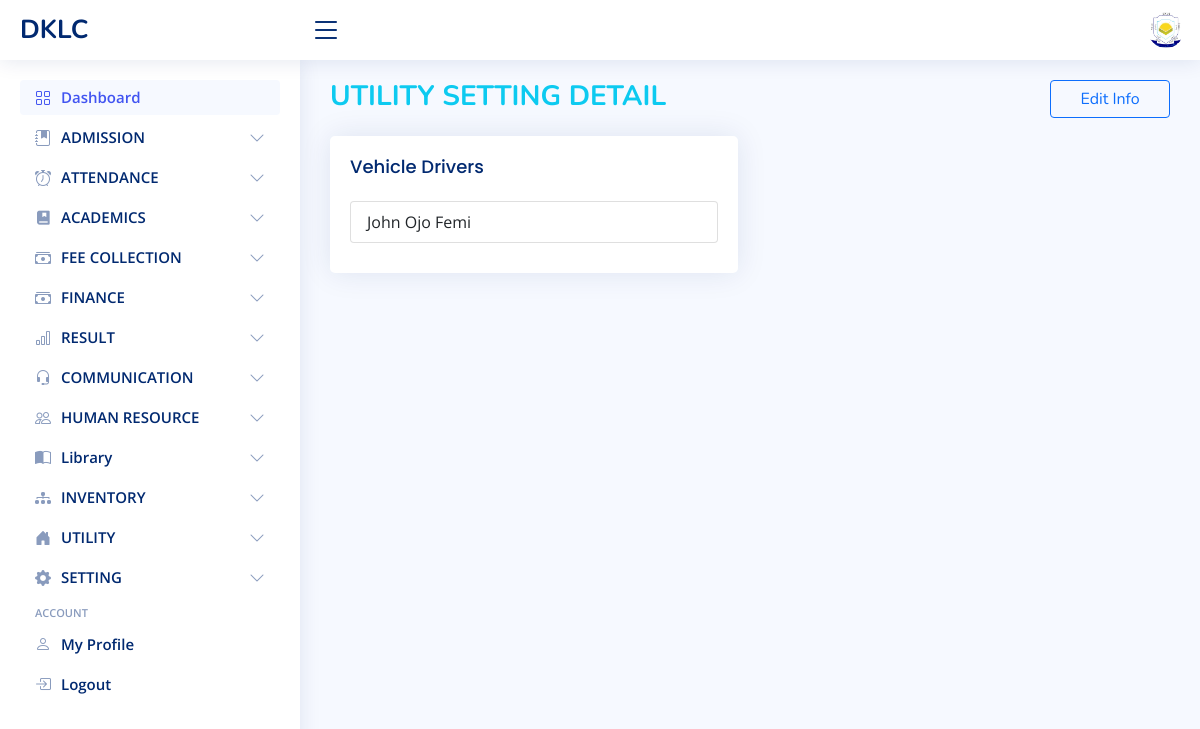
/utility/utility-info (signed in), run on the app's committed database.
### school_setting/models.py (models this page shows)
class SchoolGeneralInfoModel(models.Model):
    name = models.CharField(max_length=250)
    short_name = models.CharField(max_length=50)
    website = models.CharField(max_length=200)
    motto = models.CharField(max_length=250)
    SCHOOL_TYPE = (
        ('pri', 'PRIMARY'), ('sec', 'SECONDARY'), ('mix', 'MIXED')
    )
    school_type = models.CharField(max_length=200, choices=SCHOOL_TYPE)
    logo = models.FileField(upload_to='images/logo', blank=True)
    mobile_1 = models.CharField(max_length=20)
    mobile_2 = models.CharField(max_length=20, null=True, blank=True)
    email = models.EmailField()
    address = models.CharField(max_length=255)
    separate_school_section = models.BooleanField(default=True)
    TYPE = (
        ('pri', 'PRIMARY'), ('sec', 'SECONDARY'), ('mix', 'MIXED')
    )
    type = models.CharField(max_length=200, choices=TYPE)
    user = models.ForeignKey(User, on_delete=models.SET_NULL, null=True, blank=True)
    def __str__(self):
        return self.short_name.upper()

### human_resource/models.py (models this page shows, shortened)
class StaffModel(models.Model):
    surname = models.CharField(max_length=50)
    middle_name = models.CharField(max_length=50, null=True, blank=True, default='')
    last_name = models.CharField(max_length=50)
    image = models.FileField(upload_to='images/staff_images', blank=True, null=True)
    residential_address = models.CharField(max_length=200, blank=True, null=True)
    mobile = models.CharField(max_length=20, blank=True, null=True)
    email = models.EmailField(max_length=100, null=True, blank=True)
    state = models.CharField(max_length=100, null=True, blank=True)
    lga = models.CharField(max_length=100, null=True, blank=True)
    date_of_birth = models.DateField(null=True, blank=True)
    GENDER = (
        ('MALE', 'MALE'), ('FEMALE', 'FEMALE')
    )
    gender = models.CharField(max_length=10, choices=GENDER)
    MARITAL_STATUS = (
        ('single', 'SINGLE'), ('married', 'MARRIED'), ('widowed', 'WIDOWED'), ('separated', 'SEPARATED')
    )
    marital_status = models.CharField(max_length=30, choices=MARITAL_STATUS, null=True, blank=True)
    RELIGION = (
        ('christianity', 'CHRISTIANITY'), ('islam', 'ISLAM'), ('others', 'OTHERS')
    )
    religion = models.CharField(max_length=30, choices=RELIGION, null=True, blank=True)
    department = models.ForeignKey(DepartmentModel, on_delete=models.CASCADE, related_name='department_staffs')
    position = models.ForeignKey(PositionModel, on_delete=models.CASCADE, related_name='position_staffs')
    group = models.ForeignKey(Group, on_delete=models.CASCADE)
    staff_id = models.CharField(max_length=100, blank=True, null=True)
    employment_date = models.DateField(blank=True, null=True)
    cv = models.FileField(upload_to='staff/cv', null=True, blank=True)
    salary = models.BigIntegerField(blank=True, null=True, default=0)
    bank_name = models.CharField(max_length=100, null=True, blank=True)
    account_name = models.CharField(max_length=100, null=True, blank=True)
    account_number = models.CharField(max_length=50, null=True, blank=True)
    BG = (
        ('a+', 'A+'), ('a-', 'A-'), ('b+', 'B+'), ('b-', 'B-'), ('ab+', 'AB+'), ('ab-', 'AB-'), ('o+', 'O+'),
        ('o-', 'O-'),
    )
    blood_group = models.CharField(max_length=20, null=True, choices=BG, blank=True)
    GENOTYPE = (
        ('aa', 'AA'), ('as', 'AS'), ('ac', 'AC'), ('ss', 'SS')
    )
    genotype = models.CharField(max_length=20, null=True, blank=True, choices=GENOTYPE)
    age = models.IntegerField(null=True, blank=True)
    health_issues = models.TextField(null=True, blank=True)
    status = models.CharField(max_length=30, blank=True, default='active')
    can_teach = models.BooleanField(default=True, blank=True)
    barcode = models.FileField(upload_to='barcode/staff', null=True, blank=True)
    TYPE = (
        ('pri', 'PRIMARY'), ('sec', 'SECONDARY')
    )
    type = models.CharField(max_length=10, choices=TYPE, blank=True)
    user = models.ForeignKey(User, on_delete=models.SET_NULL, null=True, blank=True)
    updated_by = models.ForeignKey(User, on_delete=models.SET_NULL, null=True, blank=True,
                                   related_name='staff_updated_by')
    created_at = models.DateTimeField(auto_now_add=True, blank=True, null=True)
    updated_at = models.DateTimeField(auto_now=True, blank=True, null=True)
    def __str__(self):
        if self.middle_name:
            return self.surname + ' ' + self.middle_name + ' ' + self.last_name
        else:
            return self.surname + ' ' + self.last_name
    class Meta:
        constraints = [
            models.UniqueConstraint(
                fields=['staff_id', 'type'],
                name='unique_staff_id'
            )
        ]

### school_utility/views.py (the view)
# urls.py: path('utility-info', SchoolUtilitySettingView.as_view(), name='utility_info'),
class SchoolUtilitySettingView(LoginRequiredMixin, TemplateView):
    template_name = 'school_utility/setting/index.html'
    def get_context_data(self, **kwargs):
        context = super().get_context_data(**kwargs)
        school_setting = SchoolGeneralInfoModel.objects.first()
        form_kwargs = {}
        if school_setting.separate_school_section:
            utility_info = SchoolUtilitySettingModel.objects.filter(type=self.request.user.profile.type).first()
            form_kwargs['type'] = self.request.user.profile.type
        else:
            utility_info = SchoolUtilitySettingModel.objects.first()
        if not utility_info:
            form = SchoolUtilitySettingCreateForm(**form_kwargs)
            is_utility_info = False
        else:
            form = SchoolUtilitySettingEditForm(instance=utility_info, **form_kwargs)
            is_utility_info = True
        context['form'] = form
        context['is_utility_info'] = is_utility_info
        context['utility_info'] = utility_info
        return context

### admin_dashboard/context_processor.py (called while the page is built)
def school_info(request):
    info = SchoolGeneralInfoModel.objects.first()
    academic_info = None
    if not info:
        return {}
    try:
        user_type = request.user.profile.type
    except AttributeError:
        user_type = None
    if info.separate_school_section and not request.user.is_anonymous:
        academic_info = SchoolAcademicInfoModel.objects.filter(type=user_type).first()
    else:
        academic_info = SchoolAcademicInfoModel.objects.first()
    return {
        'school_info': info,
        'academic_info': academic_info
    }

### school_utility/templates/school_utility/setting/index.html (shortened to what this page needs)
{% extends 'admin_dashboard/layout.html' %}
{% load static %}
{% load humanize %}
{% block 'main' %}
<div class="row">
    <div class="col-lg-12">
        <div class="row" style="margin-bottom:10px">
            <h3><b><span class="text-info">UTILITY SETTING DETAIL</span></b>
                <button style="float:right;width:120px" type="button" class="btn btn-outline-primary" data-bs-toggle="modal" data-bs-target="#verticalycentered">Edit Info</button>
            </h3>
        </div>
        <div class="row">
            <div class="col-xxl-4 col-md-6">
                <div class="card info-card customers-card">
                    <div class="card-body">
                        <h5 class="card-title">Vehicle Drivers</h5>
                        <ul class="list-group">
                            {% if utility_info.drivers.all %}
                                {% for driver in utility_info.drivers.all %}
                                <li class="list-group-item">{{ driver|title }}</li>
                                {% endfor %}
                            {% else %}
                                <li class="list-group-item">No Driver Selected</li>
                            {% endif %}
                        </ul>
                    </div>
                </div>
            </div>
        </div>
    </div>
</div>
{% endblock %}

### admin_dashboard/templates/admin_dashboard/layout.html (shortened to what this page needs)
<!DOCTYPE html>
{% load static %}
<html lang="en">
<head>
  <link href="{% static 'admin_dashboard/vendor/bootstrap/css/bootstrap.min.css' %}" rel="stylesheet">
  <link href="{% static 'admin_dashboard/vendor/bootstrap-icons/bootstrap-icons.css' %}" rel="stylesheet">
  <link href="{% static 'admin_dashboard/vendor/boxicons/css/boxicons.min.css' %}" rel="stylesheet">
  <link href="{% static 'admin_dashboard/vendor/quill/quill.snow.css' %}" rel="stylesheet">
  <link href="{% static 'admin_dashboard/vendor/quill/quill.bubble.css' %}" rel="stylesheet">
  <link href="{% static 'admin_dashboard/vendor/remixicon/remixicon.css' %}" rel="stylesheet">
  <link href="{% static 'admin_dashboard/vendor/simple-datatables/style.css' %}" rel="stylesheet">
  <link href="{% static 'admin_dashboard/styles/style.css' %}" rel="stylesheet">
</head>
<body>
  <header id="header" class="header non-printable fixed-top d-flex align-items-center">
    <div class="d-flex align-items-center justify-content-between">
      <a href="{% url 'admin_dashboard' %}" class="logo d-flex align-items-center">
        <span class="d-none d-lg-block">{{ school_info|upper }}</span>
      </a>
      <i class="bi bi-list toggle-sidebar-btn"></i>
    </div>
    <nav class="header-nav ms-auto">
      <ul class="d-flex align-items-center">
        <li class="nav-item dropdown pe-3">
          <a class="nav-link nav-profile d-flex align-items-center pe-0" href="#" data-bs-toggle="dropdown">
            {% if user.is_superuser %}
                <img src="/media/{{ school_info.logo }}" alt="Profile" class="rounded-circle">
            {% else %}
                {% if user.profile.staff.image %}
                    <img src="/media/{{user.profile.staff.image}}" alt="Profile" class="rounded-circle">
                {% else %}
                    <img src="{% static 'admin_dashboard/images/default_image.jpg' %}" alt="Profile" class="rounded-circle">
                {% endif %}
            {% endif %}
          </a>
        </li>
      </ul>
    </nav>
  </header>
  <aside id="sidebar" class="sidebar non-printable" style="">
    <ul class="sidebar-nav" id="sidebar-nav">
      <li class="nav-item">
        <a class="nav-link " href="{% url 'admin_dashboard' %}">
          <i class="bi bi-grid"></i>
          <span>Dashboard</span>
        </a>
      </li>
      <li class="nav-item">
        <a class="nav-link collapsed" data-bs-target="#stud" data-bs-toggle="collapse" href="#">
          <i class="bi bi-journal-bookmark-fill"></i><span>ADMISSION</span><i class="bi bi-chevron-down ms-auto"></i>
        </a>
      </li>
	<li class="nav-item">
        <a class="nav-link collapsed" data-bs-target="#sb_att" data-bs-toggle="collapse" href="#">
          <i class="bi bi-alarm"></i><span>ATTENDANCE</span><i class="bi bi-chevron-down ms-auto"></i>
        </a>
      </li>
      <li class="nav-item">
        <a class="nav-link collapsed" data-bs-target="#acad" data-bs-toggle="collapse" href="#">
          <i class="ri-book-mark-fill"></i><span>ACADEMICS</span><i class="bi bi-chevron-down ms-auto"></i>
        </a>
      </li>
      <li class="nav-item">
        <a class="nav-link collapsed" data-bs-target="#fee" data-bs-toggle="collapse" href="#">
          <i class="bi bi-cash-stack"></i><span>FEE COLLECTION</span><i class="bi bi-chevron-down ms-auto"></i>
        </a>
      </li>
      <li class="nav-item">
        <a class="nav-link collapsed" data-bs-target="#nav-fin" data-bs-toggle="collapse" href="#">
          <i class="bi bi-cash-stack"></i><span>FINANCE</span><i class="bi bi-chevron-down ms-auto"></i>
        </a>
      </li>
      <li class="nav-item">
        <a class="nav-link collapsed" data-bs-target="#result" data-bs-toggle="collapse" href="#">
          <i class="bi bi-bar-chart"></i><span>RESULT</span><i class="bi bi-chevron-down ms-auto"></i>
        </a>
      </li>
      <li class="nav-item">
        <a class="nav-link collapsed" data-bs-target="#communication" data-bs-toggle="collapse" href="#">
          <i class="bi bi-headset"></i><span>COMMUNICATION</span><i class="bi bi-chevron-down ms-auto"></i>
        </a>
      </li>
      <li class="nav-item">
        <a class="nav-link collapsed" data-bs-target="#hr" data-bs-toggle="collapse" href="#">
          <i class="bi bi-people"></i><span>HUMAN RESOURCE</span><i class="bi bi-chevron-down ms-auto"></i>
        </a>
      </li>
      <li class="nav-item">
        <a class="nav-link collapsed" data-bs-target="#lib-side-bar" data-bs-toggle="collapse" href="#">
          <i class="bi bi-book-half"></i><span>Library</span><i class="bi bi-chevron-down ms-auto"></i>
        </a>
      </li>
      <li class="nav-item">
        <a class="nav-link collapsed" data-bs-target="#invent-side-bar" data-bs-toggle="collapse" href="#">
          <i class="bi bi-diagram-3-fill"></i><span>INVENTORY</span><i class="bi bi-chevron-down ms-auto"></i>
        </a>
      </li>
      <li class="nav-item">
        <a class="nav-link collapsed" data-bs-target="#hostel" data-bs-toggle="collapse" href="#">
          <i class="bi bi-house-door-fill"></i><span>UTILITY</span><i class="bi bi-chevron-down ms-auto"></i>
        </a>
      </li>
      <li class="nav-item">
        <a class="nav-link collapsed" data-bs-target="#tables-nav" data-bs-toggle="collapse" href="#">
          <i class="bi bi-gear-fill"></i><span>SETTING</span><i class="bi bi-chevron-down ms-auto"></i>
        </a>
      </li>
      <li class="nav-heading">Account</li>
      <li class="nav-item">
        <a class="nav-link collapsed" href="{% url 'user_profile' %}">
          <i class="bi bi-person"></i>
          <span>My Profile</span>
        </a>
      </li>
      <li class="nav-item">
        <a class="nav-link collapsed" href="{% url 'logout' %}">
          <i class="bi bi-box-arrow-in-right"></i>
          <span>Logout</span>
        </a>
      </li>
    </ul>
  </aside>
  <main id="main" class="main">
    <section class="section dashboard">
      {% block 'main' %} {% endblock %}
    </section>
  </main>
</body>
</html>

### admin_dashboard/static/admin_dashboard/styles/style.css (style rules this page uses)
:root { scroll-behavior: smooth; }
body { font-family: "Open Sans", sans-serif; background: #f6f9ff; color: #444444; }
a { color: #4154f1; text-decoration: none; }
h1, h2, h3, h4, h5, h6 { font-family: "Nunito", sans-serif; }
#main { margin-top: 60px; padding: 20px 30px; transition: all 0.3s; }
.card { margin-bottom: 30px; border: none; border-radius: 5px; box-shadow: 0px 0 30px rgba(1, 41, 112, 0.1); }
.card-title { padding: 20px 0 15px 0; font-size: 18px; font-weight: 500; color: #012970; font-family: "Poppins", sans-serif; }
.card-body { padding: 0 20px 20px 20px; }
.logo { line-height: 1; }
@media (min-width: 1200px) { .logo { width: 280px; } }
.logo span { font-size: 26px; font-weight: 700; color: #012970; font-family: "Nunito", sans-serif; }
.header { transition: all 0.5s; z-index: 997; height: 60px; box-shadow: 0px 2px 20px rgba(1, 41, 112, 0.1); background-color: #fff; padding-left: 20px; }
.header .toggle-sidebar-btn { font-size: 32px; padding-left: 10px; cursor: pointer; color: #012970; }
.header-nav ul { list-style: none; }
.header-nav > ul { margin: 0; padding: 0; }
.header-nav .nav-profile { color: #012970; }
.header-nav .nav-profile img { max-height: 36px; }
.sidebar { position: fixed; top: 60px; left: 0; bottom: 0; width: 300px; z-index: 996; transition: all 0.3s; padding: 20px; overflow-y: auto; scrollbar-width: thin; scrollbar-color: #aab7cf transparent; box-shadow: 0px 0px 20px rgba(1, 41, 112, 0.1); background-color: #fff; }
@media (min-width: 1200px) { #main, #footer { margin-left: 300px; } }
.sidebar-nav { padding: 0; margin: 0; list-style: none; }
.sidebar-nav li { padding: 0; margin: 0; list-style: none; }
.sidebar-nav .nav-item { margin-bottom: 5px; }
.sidebar-nav .nav-heading { font-size: 11px; text-transform: uppercase; color: #899bbd; font-weight: 600; margin: 10px 0 5px 15px; }
.sidebar-nav .nav-link { display: flex; align-items: center; font-size: 15px; font-weight: 600; color: #4154f1; transition: 0.3; background: #f6f9ff; padding: 10px 15px; border-radius: 4px; }
.sidebar-nav .nav-link i { font-size: 16px; margin-right: 10px; color: #4154f1; }
.sidebar-nav .nav-link.collapsed { color: #012970; background: #fff; }
.sidebar-nav .nav-link.collapsed i { color: #899bbd; }
.sidebar-nav .nav-link .bi-chevron-down { margin-right: 0; transition: transform 0.2s ease-in-out; }
.dashboard .info-card { padding-bottom: 10px; }

### admin_dashboard/templates/admin_dashboard/layout.html (style rules this page uses)
.nav-link { height:35px }

### data on the page
SchoolGeneralInfoModel: short_name "DKLC", logo (picture)
StaffModel: middle_name+surname+last_name "John Ojo Femi"
